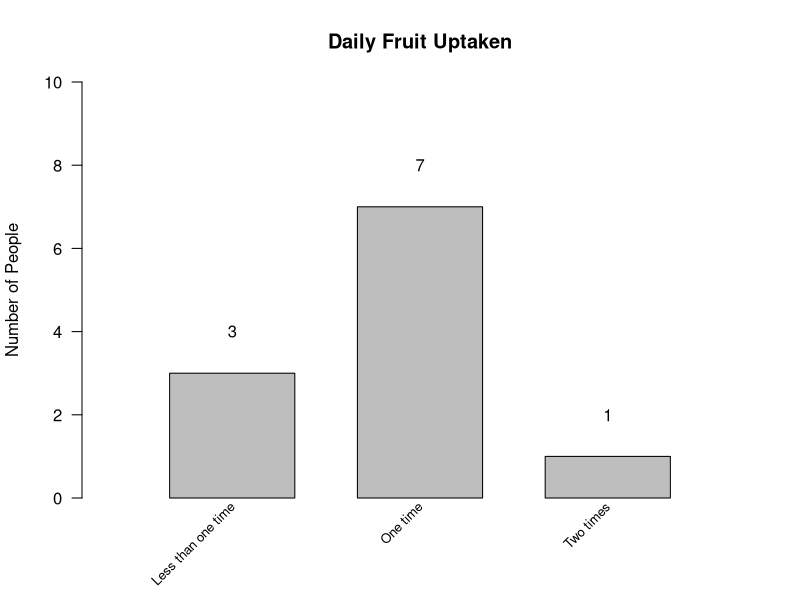
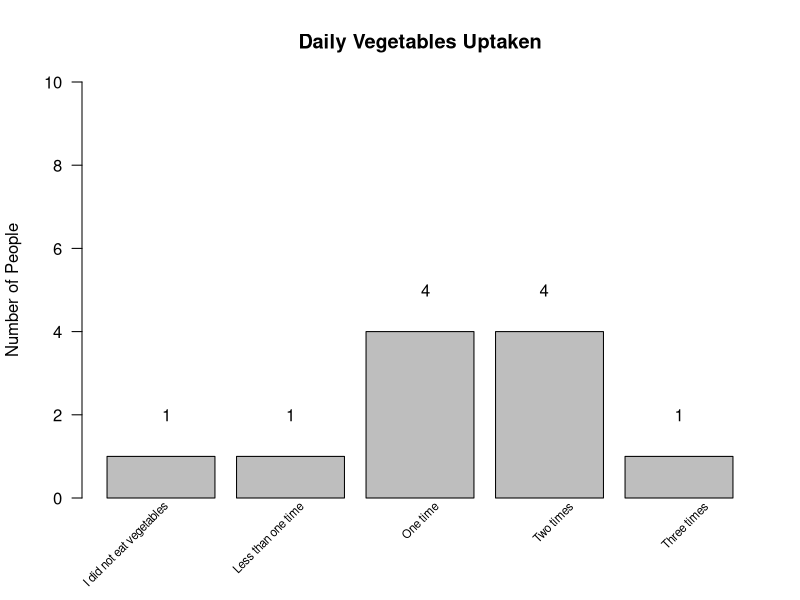
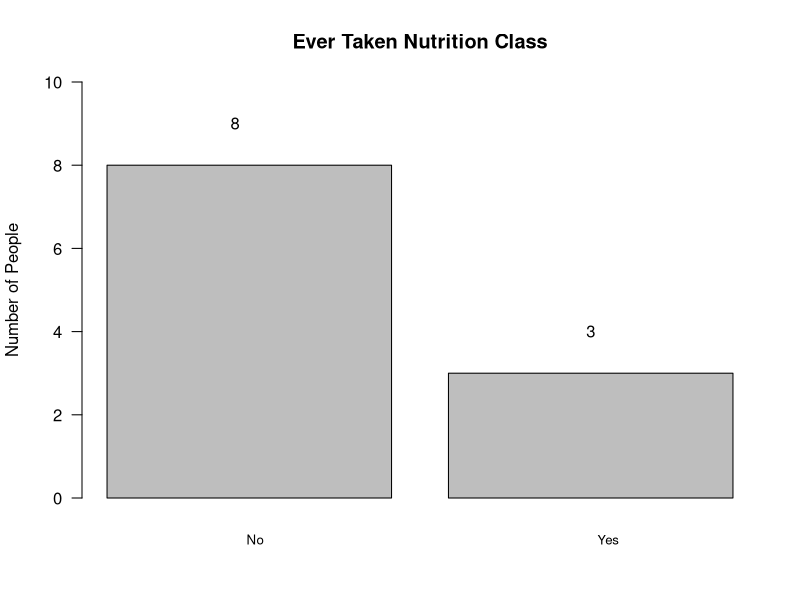
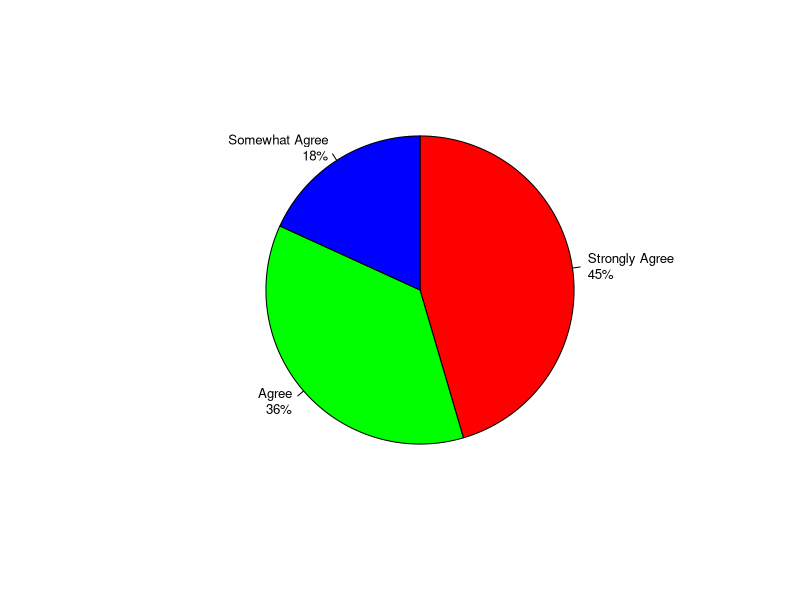
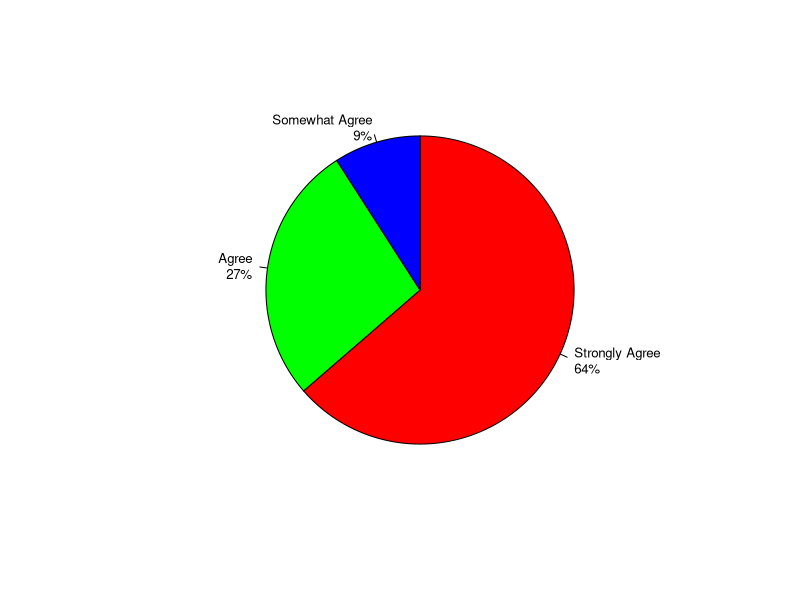

The R script that drew these images, in order:
## ---- chunk 1
knitr::opts_chunk$set(echo = FALSE)
## ---- chunk 2
data<-c(3,7,1)
labels<-c("Less than one time","One time","Two times")
barplot(data,ylim=c(0,10),xlim=c(0,10),width=2,space=0.5,ylab="Number of People",las=1,
        main = "Daily Fruit Uptaken")
text(x=seq(2,10.9,by=3),y=-0.15,adj=1, srt = 45,labels = labels,xpd=T,cex=0.8)
text(2,4,labels="3",font=1)
text(5,8,labels="7",font=1)
text(8,2,labels="1",font=1)
## ---- chunk 3
data_1<-c(1,1,4,4,1)
labels_1<-c("I did not eat vegetables",
        "Less than one time",
          "One time",
          "Two times",
          "Three times")
barplot(data_1,ylim=c(0,10),width=2,space=0.2,ylab="Number of People",las=1,
        main = "Daily Vegetables Uptaken")
text(x=seq(1.5,11.5,by=2.5),y=-0.15,adj=1, srt = 45,labels = labels_1,xpd=T,cex=0.7)
text(1.5,2,labels="1",font=1)
text(3.8,2,labels="1",font=1)
text(6.3,5,labels="4",font=1)
text(8.5,5,labels="4",font=1)
text(11,2,labels="1",font=1)
## ---- chunk 4
data_2<-c(8,3)
labels_2<-c("No","Yes")
barplot(data_2,ylim=c(0,10),width=2,space=0.2,ylab="Number of People",las=1,
        main = "Ever Taken Nutrition Class")
text(x=seq(1.5,6.5,by=2.5),y=-1,adj=1,labels = labels_2,xpd=T,cex=0.8)
text(1.3,9,labels="8",font=1)
text(3.8,4,labels="3",font=1)
## ---- chunk 5
par(mfrow=c(1,1))
library(vcd)  
slices<-c(5,4,2) 
pct<-round(slices/sum(slices)*100)
lbls<-c("Strongly Agree","Agree","Somewhat Agree")  
lbls2<-paste(lbls,"\n",pct,"%",sep = "")
pie(slices,labels = lbls2,col=rainbow(length(slices)),cex=0.8,clockwise = T)

## ---- chunk 6
par(mfrow=c(1,1))
slices<-c(7,3,1) 
pct<-round(slices/sum(slices)*100)
lbls<-c("Strongly Agree","Agree","Somewhat Agree")  
lbls2<-paste(lbls,"\n",pct,"%",sep = "")
pie(slices,labels = lbls2,col=rainbow(length(slices)),cex=0.8,clockwise = T)
